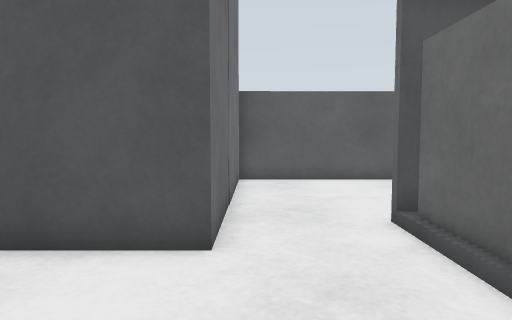
View 1 (above)

14 first-person views from a walk through a world built for the Gazebo simulator. The camera is 0.17 m above the floor, tilts 4° down and sees 70° across. The floor is counted in squares, 0.1 m on a side. Each view is taken from the middle of a square. On the plan, view 1 faces up. The plan holds only what a view shows up to about 17 squares ahead; the rest is blank. The robots in the file are not drawn. Simple shapes stand in for some stock models.

View 2
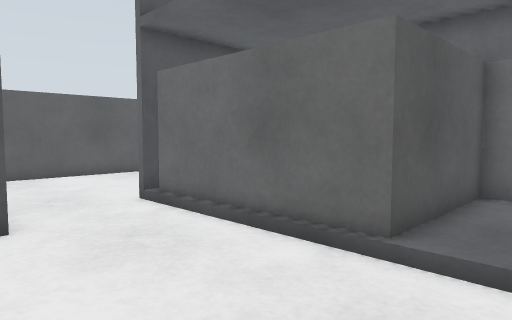

View 3
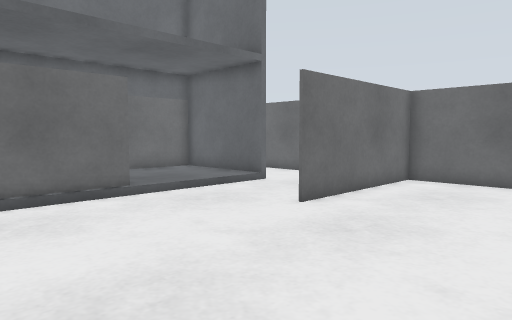

View 4
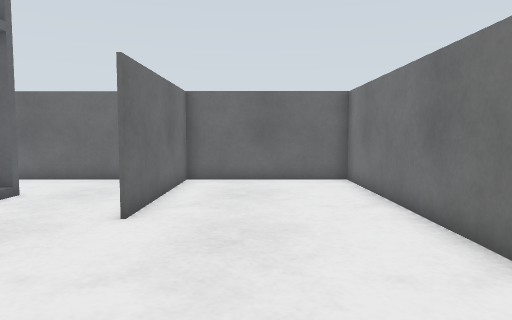

View 5
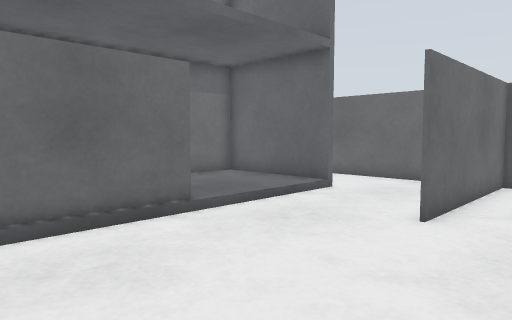

View 6
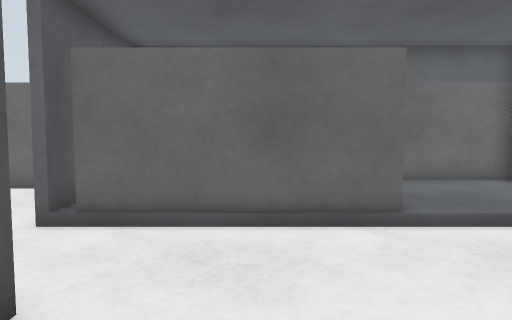

View 7
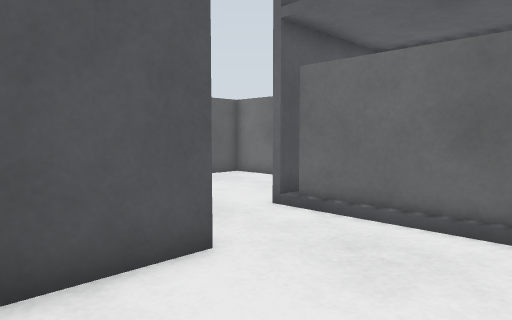

View 8
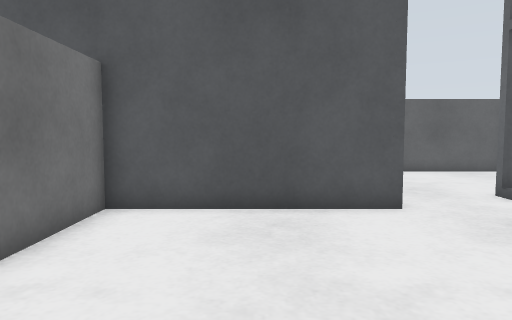

View 9
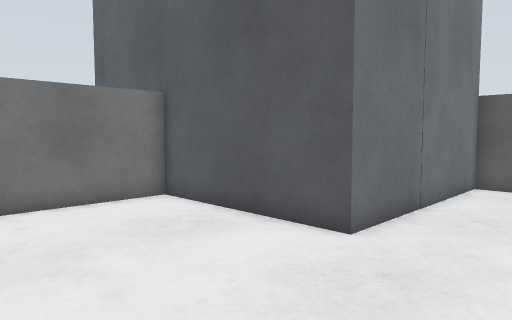

View 10
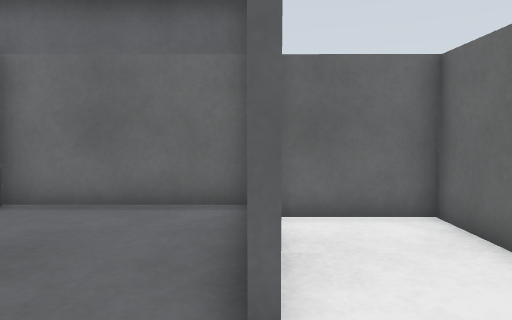

View 11
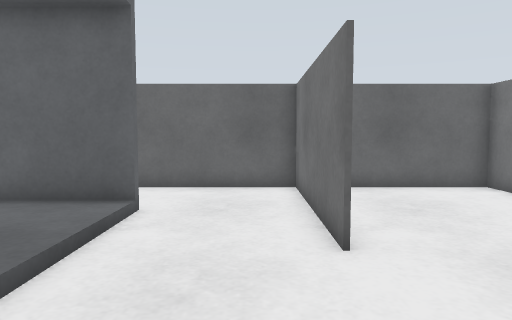

View 12
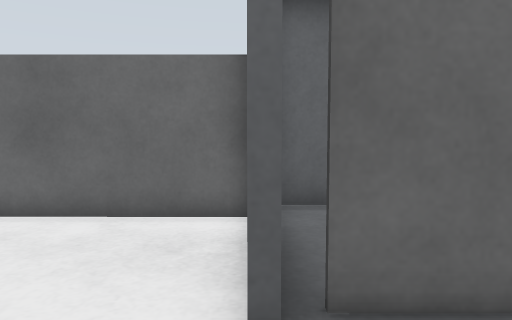

View 13
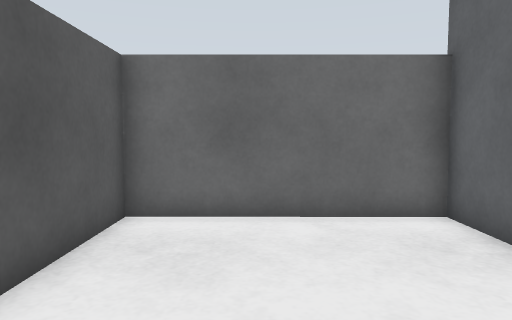

View 14
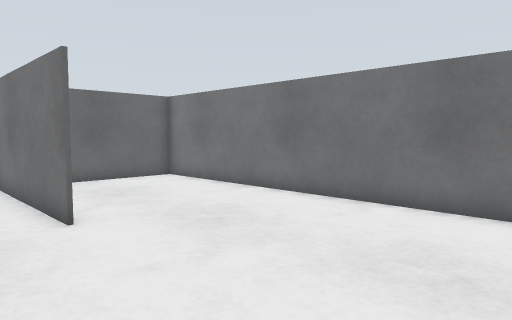

### Floor plan
Key: @ floor where view 1 was taken; # wall or solid block; . floor; S shelf.
Columns run from 10 left of view 1 to 8 right of it. Each row starts with its distance up from view 1.
 14          ##########
 13          S........#
 12          S........#
 11          S........#
 10          S........#
  9          S........#
  8          S........#
  7          S...SSSSSS
  6    #     S...#   S
  5 SSS..........#
  4   #..........#   S
  3   #..........#   S
  2   #..........#   S
  1   #..........#   SS
  0   #.......@..#####S
 -1   #...........    S
 -2   #...........    S
 -3   #......#....    S
 -4   #......#....    S
 -5   #......#...SSSSSS
 -6   #......#........#
 -7   #......#........#
 -8   #......#........#
 -9   #################

Where each view was taken, in squares from view 1:
view 1: 0 up, 0 right, facing up
view 2: 2 down, 2 left, facing up-right
view 3: 5 up, 7 left, facing down-right
view 4: 5 up, 4 left, facing down
view 5: 5 up, 4 left, facing down-right
view 6: 3 up, 4 left, facing right
view 7: 1 up, 4 left, facing up-right
view 8: 3 down, 4 left, facing up
view 9: 1 down, 3 right, facing up-left
view 10: 5 down, 0 right, facing right
view 11: 3 up, 0 right, facing down
view 12: 7 up, 0 right, facing right
view 13: 11 up, 0 right, facing right
view 14: 5 up, 1 right, facing down-left
